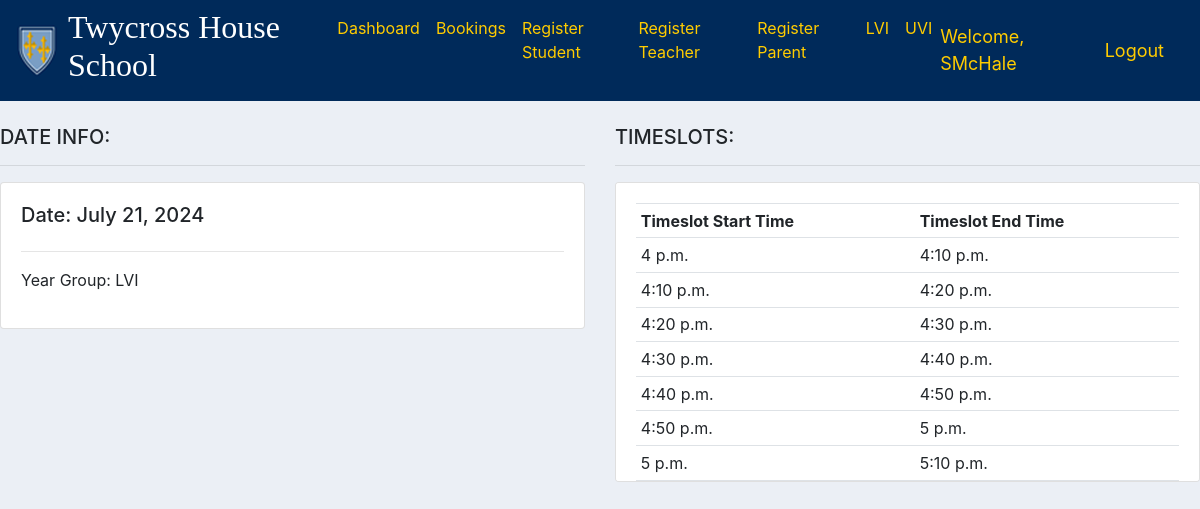
The page /date/3/ (signed in) on the database its author committed.
### main/models.py (models this page shows, shortened)
class EveningDate(models.Model):
    YEAR_GROUP = (
        ('LVI', 'LVI'),
        ('UVI', 'UVI'),
    )
    date = models.DateField(null=True)
    timeslots = models.ManyToManyField(Timeslot)
    year_group = models.CharField(max_length=200, null=True, choices=YEAR_GROUP)

class Timeslot(models.Model):
    start_time = models.TimeField(null=True)
    end_time = models.TimeField(null=True)
    def __str__(self):
        return str(self.start_time)

### users/decorators.py (the view)
        def wrapper_func(request, *args, **kwargs):
            group = None
            if request.user.groups.exists():
                group = request.user.groups.all()[0].name
            if group in allowed_roles:
                return view_func(request, *args, **kwargs)
            elif group == "teacher":
                return redirect('userTeacherBookings')
            elif group == "student":
                return redirect('userStudentBookings')
            elif group == "admin":
                return redirect('dashboard')
            elif group == "parent":
                return redirect('userParent')

### main/views.py (called while the page is built)
@login_required(login_url='login')
@allowed_users(allowed_roles=['admin'])
def date(request, pk):
    date = EveningDate.objects.get(id=pk)
    timeslots = date.timeslots.all()
    finalTimeslots = sortTimeslots(timeslots)
    context = {'date':date, 'timeslots':finalTimeslots}
    return render(request, 'main/date.html', context)

### manual/extras.py (called while the page is built)
def sortTimeslots(pTimeslots):
    oldStringTimeslots = []
    for timeslot in pTimeslots:
        oldStringTimeslots.append(str(timeslot))
    numbersTimeslots = []
    for timeslot in oldStringTimeslots:
        timeslot = timeslot.replace(":", "")
        timeslot = int(timeslot)
        numbersTimeslots.append(timeslot)
    mergeSort(numbersTimeslots)
    sortedTimeslots = []
    for item in numbersTimeslots:
        text = ""
        text += str(item)[0] + str(item)[1]
        text += ":"
        text += str(item)[2] + str(item)[3]
        text += ":"
        text += str(item)[4] + str(item)[5]
        sortedTimeslots.append(text)
    finalTimeslots = []
    for item in sortedTimeslots:
        for timeslot in pTimeslots:
            if str(timeslot) == item:
                finalTimeslots.append(timeslot)
    return finalTimeslots

### manual/mergeSort.py (called while the page is built)
def mergeSort(mergeList):
  if len(mergeList) > 1:
    mid = len(mergeList) // 2     # Gets the midpoint as an integer
    lefthalf = mergeList[:mid]  # Puts the left half of mergelist into lefthalf
    righthalf = mergeList[mid:] # Puts the right half of mergelist into righthalf
    mergeSort(lefthalf)
    mergeSort(righthalf)
    i = 0
    j = 0
    k = 0
    while i < len(lefthalf) and j < len(righthalf):
      if lefthalf[i] < righthalf[j]:
        mergeList[k] = lefthalf[i]
        i = i + 1
      else:
        mergeList[k] = righthalf[j]
        j = j + 1
      k = k + 1
    while i < len(lefthalf):
      mergeList[k] = lefthalf[i]
      i = i + 1
      k = k + 1
    while j < len(righthalf):
      mergeList[k] = righthalf[j]
      j = j + 1
      k = k + 1

### main/templates/main/date.html
{% extends 'main/main.html' %}
{% block content %}
<br>
<div class="row">
	<div class="col-md">
		<h5>DATE INFO:</h5>
        <hr>
		<div class="card card-body">
			<h5>Date: {{date.date}}</h5>
			<hr>
            <p>Year Group: {{date.year_group}}</p>
		</div>
	</div>
    <div class="col-md">
		<h5>TIMESLOTS:</h5>
        <hr>
        <div class="card card-body" style="height: 300px; overflow-y: auto;">
            <table class="table table-sm">
                <tr>
                    <th>Timeslot Start Time</th>
                    <th>Timeslot End Time</th>
                </tr>
                {% for timeslot in timeslots %}
                    <tr>
                        <td>{{timeslot.start_time}}</td>
                        <td>{{timeslot.end_time}}</td>
                    </tr>
                {% endfor %}
            </table>
        </div>
	</div>
</div>
{% endblock %}

### main/templates/main/navbar.html (shortened to what this page needs)
{% load static %}
<nav class="navbar navbar-expand-lg navbar-light" style="background-color: #002A5A;" id="na">
    <a href="{% url 'home' %}"><img src="{% static 'images/logo.png' %}"></a>
    <div class="collapse navbar-collapse" id="navbarNav">
      <ul class="navbar-nav">
        <li class="nav-item active">
          <h2 style="color: #ffffff; margin-left: 10px; margin-right: 10px; font-family: 'Iowan Old Style', serif;">Twycross House School</h2>
        </li>
        {% if request.user.is_staff %}
        <li class="nav-item active">
          <a class="nav-link" href="{% url 'dashboard' %}" style="color: #ffcc00;">Dashboard</a>
        </li>
        <li class="nav-item">
          <a class="nav-link" href="{% url 'bookings' %}" style="color: #ffcc00;">Bookings</a>
        </li>
        <li class="nav-item">
          <a class="nav-link" href="{% url 'registerStudent' %}" style="color: #ffcc00;">Register Student</a>
        </li>
        <li class="nav-item">
          <a class="nav-link" href="{% url 'registerTeacher' %}" style="color: #ffcc00;">Register Teacher</a>
        </li>
        <li class="nav-item">
          <a class="nav-link" href="{% url 'registerParent' %}" style="color: #ffcc00;">Register Parent</a>
        </li>
        <li class="nav-item">
          <a class="nav-link" href="{% url 'sheetLVI' %}" style="color: #ffcc00;">LVI</a>
        </li>
        <li class="nav-item">
          <a class="nav-link" href="{% url 'sheetUVI' %}" style="color: #ffcc00;">UVI</a>
        </li>
        {% elif request.user.groups.all.0.name == "parent" %}
        <li class="nav-item">
          <a class="nav-link" href="{% url 'userParent' %}" style="color: #ffcc00;">Profile</a>
        </li>
        {% else %}
        <li class="nav-item">
          <a class="nav-link" href="{% url 'login' %}" style="color: #ffcc00;">Login</a>
        </li>
        {% endif %}
      </ul>
    </div>
{% if request.user.is_staff or request.user.groups.all.0.name == "teacher" or request.user.groups.all.0.name == "student" or request.user.groups.all.0.name == "parent" %}
<span class="hello-msg">Welcome, {{request.user}}</span>
<span><a class="hello-msg" href="{% url 'logout' %}">Logout</a></span>
{% endif %}
</nav>

### static/css/main.css (style rules this page uses)
body { background-color: #ebeff5; }

### main/templates/main/navbar.html (style rules this page uses)
.hello-msg { font-size: 18px; color: #ffcc00; margin-right: 20px; }
#na { z-index:2; }

### rows shown on the page
EveningDate: date "July 21, 2024", year_group "LVI"
Timeslot: start_time "4 p.m.", end_time "4:10 p.m."
Timeslot: start_time "4:10 p.m.", end_time "4:20 p.m."
Timeslot: start_time "4:20 p.m.", end_time "4:30 p.m."
Timeslot: start_time "4:30 p.m.", end_time "4:40 p.m."
Timeslot: start_time "4:40 p.m.", end_time "4:50 p.m."
Timeslot: start_time "4:50 p.m.", end_time "5 p.m."
Timeslot: start_time "5 p.m.", end_time "5:10 p.m."

### other values the page prints
{{ request.user }} "SMcHale"
